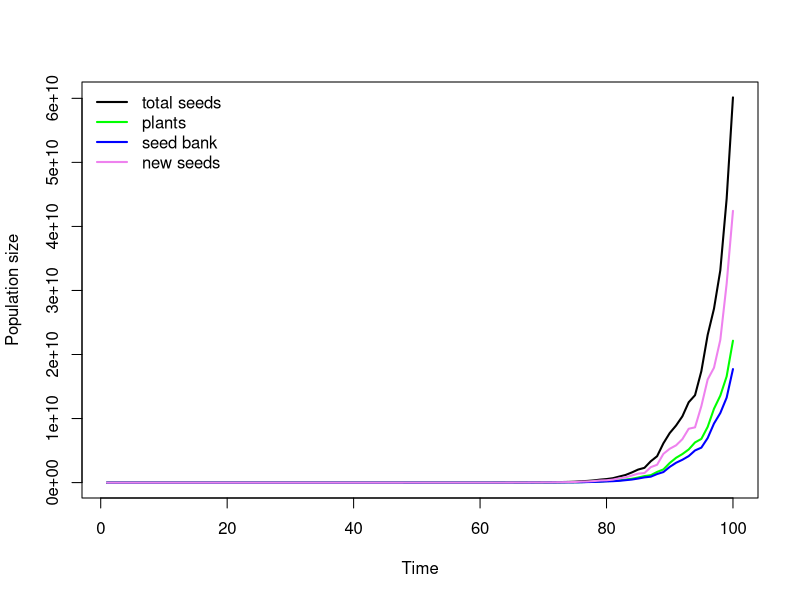
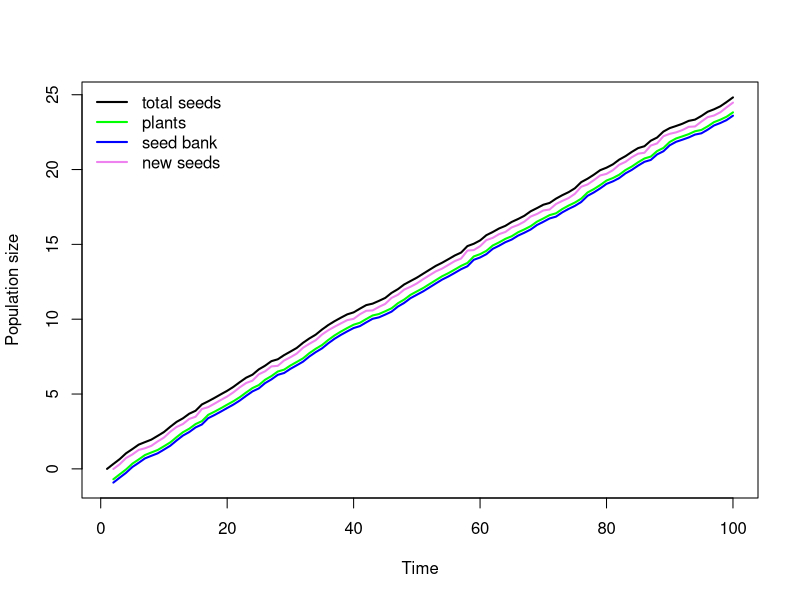

Write R code to recreate these figures, in order.

# model density dependent growth

# set your working directory
setwd("G:/My Drive/AdlerLabDocs/PlantPopEcol/code")

### define population growth function-----------------------

DI_SB_growth <- function(N,g,s,fec){
  germinants <- g*N   # number of plants germinating out of the seed bank
  surv_seeds <- N*(1-g)*s  # number of ungerminated seeds that survive
  new_seeds <- fec*germinants # fecundity (production of new seeds)
  total_seeds <- surv_seeds+new_seeds
  output <- c(total_seeds,germinants,surv_seeds,new_seeds)
  return(output)
}

### set parameters ------------------------------------------

fec_mu <- 1.8      # mean fecundity (must be > 0)
fec_sigma <- 0.2  # year-to-year standard deviation of fecundity (must be > 0)
g <- 0.5              # germination rate
s <- 0.8              # survival of ungerminated seeds

### set-up simulation ------------------------------------------

timesteps <- 100  # number of time steps to simulate
Nmatrix <- matrix(NA,nrow=timesteps,ncol=4)  # matrix to store population time series
colnames(Nmatrix) <- c("total_seeds","germinants","surv_seeds","new_seeds")
Nmatrix[1,] <- c(1,0,0,0)  # initial population state
fec <- rnorm(timesteps,fec_mu, fec_sigma) # draw fecundities from a distribution
fec[fec<0] <- 0   # set negative fecundities to zero

### run simulation ------------------------------------------

for(i in 2:timesteps){
  Nmatrix[i,] <- DI_SB_growth(Nmatrix[i-1,1],g,s,fec[i])
}

# calculate long-term average population growth rate (geometric mean)
little_r <- mean(log(Nmatrix[2:(nrow(Nmatrix)),1]/Nmatrix[1:(nrow(Nmatrix)-1),1]))
print(paste0("r=",little_r))

# calculate the standard deviation of the annual population growth rates 
little_r_sd <- sd(log(Nmatrix[2:(nrow(Nmatrix)),1]/Nmatrix[1:(nrow(Nmatrix)-1),1]))
print(paste0("r SD =",little_r_sd))

### plot results ------------------------------------------

myCols <-c("black","green","blue","violet")
myNames <- c("total seeds","plants","seed bank","new seeds")

# plot on raw (arithmetic) scale
matplot(Nmatrix,type="l",xlab="Time",ylab="Population size",
        lty=1,lwd=2, col=myCols)
legend("topleft",myNames,col=myCols,lty=1, lwd=2, bty="n")

# plot on log scale
matplot(log(Nmatrix),type="l",xlab="Time",ylab="Population size",
        lty=1,lwd=2, col=myCols)
legend("topleft",myNames,col=myCols,lty=1,lwd=2, bty="n")
